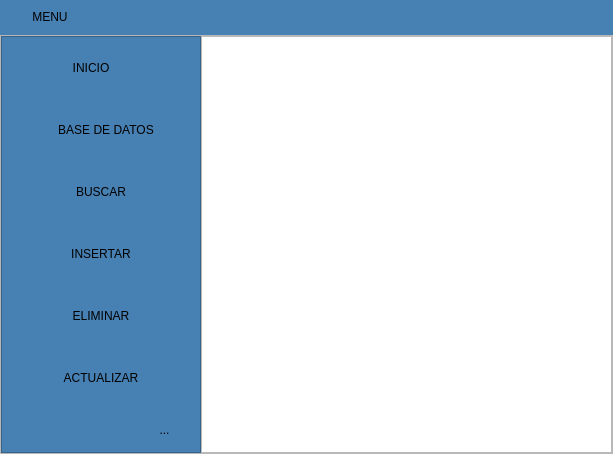
<?xml version="1.0" encoding="UTF-8"?>
<ui version="4.0">
 <class>MainWindow</class>
 <widget class="QMainWindow" name="MainWindow">
  <property name="geometry">
   <rect>
    <x>0</x>
    <y>0</y>
    <width>613</width>
    <height>454</height>
   </rect>
  </property>
  <property name="minimumSize">
   <size>
    <width>400</width>
    <height>0</height>
   </size>
  </property>
  <property name="mouseTracking">
   <bool>false</bool>
  </property>
  <property name="windowTitle">
   <string>MainWindow</string>
  </property>
  <property name="styleSheet">
   <string notr="true"/>
  </property>
  <widget class="QWidget" name="centralwidget">
   <layout class="QVBoxLayout" name="verticalLayout">
    <property name="spacing">
     <number>0</number>
    </property>
    <property name="leftMargin">
     <number>0</number>
    </property>
    <property name="topMargin">
     <number>0</number>
    </property>
    <property name="rightMargin">
     <number>0</number>
    </property>
    <property name="bottomMargin">
     <number>0</number>
    </property>
    <item>
     <widget class="QFrame" name="frame_superior">
      <property name="minimumSize">
       <size>
        <width>0</width>
        <height>35</height>
       </size>
      </property>
      <property name="maximumSize">
       <size>
        <width>16777215</width>
        <height>50</height>
       </size>
      </property>
      <property name="styleSheet">
       <string notr="true">
QFrame{
border-top-left-radius: 20px;
border-bottom-left-radius: 20px;

background-color:#4780b2;

}
</string>
      </property>
      <property name="frameShape">
       <enum>QFrame::StyledPanel</enum>
      </property>
      <property name="frameShadow">
       <enum>QFrame::Raised</enum>
      </property>
      <layout class="QHBoxLayout" name="horizontalLayout_8">
       <property name="spacing">
        <number>0</number>
       </property>
       <property name="leftMargin">
        <number>2</number>
       </property>
       <property name="topMargin">
        <number>0</number>
       </property>
       <property name="rightMargin">
        <number>2</number>
       </property>
       <property name="bottomMargin">
        <number>0</number>
       </property>
       <item alignment="Qt::AlignLeft">
        <widget class="QPushButton" name="bt_menu">
         <property name="minimumSize">
          <size>
           <width>200</width>
           <height>0</height>
          </size>
         </property>
         <property name="maximumSize">
          <size>
           <width>200</width>
           <height>16777215</height>
          </size>
         </property>
         <property name="sizeIncrement">
          <size>
           <width>0</width>
           <height>0</height>
          </size>
         </property>
         <property name="layoutDirection">
          <enum>Qt::LeftToRight</enum>
         </property>
         <property name="styleSheet">
          <string notr="true">QPushButton{
background-color: #4780b2;
font: 87 12pt &quot;Arial Black&quot;;
border-radius:0px;
text-align: left;
padding-left: 17px;
}

QPushButton:hover{
background-color: #90D5FF;
font: 87 12pt &quot;Arial Black&quot;;

}
</string>
         </property>
         <property name="text">
          <string>    MENU </string>
         </property>
         <property name="icon">
          <iconset>
           <normaloff>imagenes/hamburger.png</normaloff>imagenes/hamburger.png</iconset>
         </property>
         <property name="iconSize">
          <size>
           <width>32</width>
           <height>32</height>
          </size>
         </property>
         <property name="autoRepeatInterval">
          <number>100</number>
         </property>
         <property name="autoDefault">
          <bool>false</bool>
         </property>
         <property name="default">
          <bool>false</bool>
         </property>
         <property name="flat">
          <bool>false</bool>
         </property>
        </widget>
       </item>
       <item>
        <spacer name="horizontalSpacer">
         <property name="orientation">
          <enum>Qt::Horizontal</enum>
         </property>
         <property name="sizeHint" stdset="0">
          <size>
           <width>265</width>
           <height>20</height>
          </size>
         </property>
        </spacer>
       </item>
       <item>
        <widget class="QPushButton" name="bt_restaurar">
         <property name="maximumSize">
          <size>
           <width>35</width>
           <height>35</height>
          </size>
         </property>
         <property name="styleSheet">
          <string notr="true">QPushButton{
border:0px;

}

QPushButton:hover{
background-color:#5092cb;
}
</string>
         </property>
         <property name="text">
          <string/>
         </property>
         <property name="icon">
          <iconset>
           <normaloff>imagenes/new-tab.png</normaloff>imagenes/new-tab.png</iconset>
         </property>
         <property name="iconSize">
          <size>
           <width>30</width>
           <height>30</height>
          </size>
         </property>
        </widget>
       </item>
       <item>
        <widget class="QPushButton" name="bt_minimizar">
         <property name="minimumSize">
          <size>
           <width>35</width>
           <height>35</height>
          </size>
         </property>
         <property name="styleSheet">
          <string notr="true">QPushButton{
border:0px;
}

QPushButton:hover{
background-color:#5092cb;
}</string>
         </property>
         <property name="text">
          <string/>
         </property>
         <property name="icon">
          <iconset>
           <normaloff>imagenes/minimize.png</normaloff>imagenes/minimize.png</iconset>
         </property>
         <property name="iconSize">
          <size>
           <width>32</width>
           <height>32</height>
          </size>
         </property>
         <property name="flat">
          <bool>false</bool>
         </property>
        </widget>
       </item>
       <item alignment="Qt::AlignRight">
        <widget class="QPushButton" name="bt_maximizar">
         <property name="maximumSize">
          <size>
           <width>35</width>
           <height>35</height>
          </size>
         </property>
         <property name="styleSheet">
          <string notr="true">QPushButton{
border:0px;

}

QPushButton:hover{
background-color:#5092cb;
}
</string>
         </property>
         <property name="text">
          <string/>
         </property>
         <property name="icon">
          <iconset>
           <normaloff>imagenes/maximize.png</normaloff>imagenes/maximize.png</iconset>
         </property>
         <property name="iconSize">
          <size>
           <width>32</width>
           <height>32</height>
          </size>
         </property>
        </widget>
       </item>
       <item alignment="Qt::AlignRight">
        <widget class="QPushButton" name="bt_cerrar">
         <property name="maximumSize">
          <size>
           <width>35</width>
           <height>16777215</height>
          </size>
         </property>
         <property name="styleSheet">
          <string notr="true">QPushButton{
border:0px;

}

QPushButton:hover{
background-color:#ff9788;
}
</string>
         </property>
         <property name="text">
          <string/>
         </property>
         <property name="icon">
          <iconset>
           <normaloff>imagenes/cancel.png</normaloff>imagenes/cancel.png</iconset>
         </property>
         <property name="iconSize">
          <size>
           <width>32</width>
           <height>32</height>
          </size>
         </property>
        </widget>
       </item>
      </layout>
     </widget>
    </item>
    <item>
     <widget class="QFrame" name="frame_inferior">
      <property name="styleSheet">
       <string notr="true"/>
      </property>
      <property name="frameShape">
       <enum>QFrame::StyledPanel</enum>
      </property>
      <property name="frameShadow">
       <enum>QFrame::Raised</enum>
      </property>
      <layout class="QHBoxLayout" name="horizontalLayout">
       <property name="spacing">
        <number>0</number>
       </property>
       <property name="leftMargin">
        <number>0</number>
       </property>
       <property name="topMargin">
        <number>0</number>
       </property>
       <property name="rightMargin">
        <number>0</number>
       </property>
       <property name="bottomMargin">
        <number>0</number>
       </property>
       <item>
        <widget class="QFrame" name="frame_lateral">
         <property name="minimumSize">
          <size>
           <width>200</width>
           <height>0</height>
          </size>
         </property>
         <property name="maximumSize">
          <size>
           <width>0</width>
           <height>16777215</height>
          </size>
         </property>
         <property name="mouseTracking">
          <bool>false</bool>
         </property>
         <property name="layoutDirection">
          <enum>Qt::LeftToRight</enum>
         </property>
         <property name="autoFillBackground">
          <bool>false</bool>
         </property>
         <property name="styleSheet">
          <string notr="true">
QFrame{
background-color:#4780b2;
align-items: center;
}



QPushButton{
background-color: #4780b2;
border-top-left-radius: 20px;
border-bottom-left-radius: 20px;

font: 75 10pt &quot;Arial black&quot;;
	
}

QPushButton:hover{
background-color: #90D5FF;
border-top-left-radius: 20px;
border-bottom-left-radius: 20px;

font: 75 10pt &quot;Arial Black&quot;;
}

QToolButton{
background-color: #4780b2;
border-top-left-radius: 20px;
border-bottom-left-radius: 20px;
}

QToolButton:hover{
background-color: #90D5FF;
border-top-left-radius: 20px;
border-bottom-left-radius: 20px;
}</string>
         </property>
         <property name="frameShape">
          <enum>QFrame::StyledPanel</enum>
         </property>
         <property name="frameShadow">
          <enum>QFrame::Plain</enum>
         </property>
         <layout class="QVBoxLayout" name="verticalLayout_2">
          <property name="spacing">
           <number>20</number>
          </property>
          <property name="leftMargin">
           <number>0</number>
          </property>
          <property name="rightMargin">
           <number>0</number>
          </property>
          <property name="bottomMargin">
           <number>9</number>
          </property>
          <item>
           <widget class="QPushButton" name="bt_Inicio">
            <property name="minimumSize">
             <size>
              <width>0</width>
              <height>40</height>
             </size>
            </property>
            <property name="contextMenuPolicy">
             <enum>Qt::DefaultContextMenu</enum>
            </property>
            <property name="layoutDirection">
             <enum>Qt::LeftToRight</enum>
            </property>
            <property name="text">
             <string>       INICIO             </string>
            </property>
            <property name="icon">
             <iconset>
              <normaloff>imagenes/home.png</normaloff>imagenes/home.png</iconset>
            </property>
            <property name="iconSize">
             <size>
              <width>32</width>
              <height>32</height>
             </size>
            </property>
           </widget>
          </item>
          <item>
           <widget class="QPushButton" name="bt_BD">
            <property name="minimumSize">
             <size>
              <width>0</width>
              <height>40</height>
             </size>
            </property>
            <property name="toolTipDuration">
             <number>0</number>
            </property>
            <property name="styleSheet">
             <string notr="true"/>
            </property>
            <property name="text">
             <string>   BASE DE DATOS</string>
            </property>
            <property name="icon">
             <iconset>
              <normaloff>imagenes/database.png</normaloff>imagenes/database.png</iconset>
            </property>
            <property name="iconSize">
             <size>
              <width>32</width>
              <height>32</height>
             </size>
            </property>
           </widget>
          </item>
          <item>
           <widget class="QPushButton" name="bt_buscar">
            <property name="minimumSize">
             <size>
              <width>0</width>
              <height>40</height>
             </size>
            </property>
            <property name="styleSheet">
             <string notr="true"/>
            </property>
            <property name="text">
             <string>BUSCAR</string>
            </property>
            <property name="icon">
             <iconset>
              <normaloff>imagenes/magnifying-glass.png</normaloff>imagenes/magnifying-glass.png</iconset>
            </property>
            <property name="iconSize">
             <size>
              <width>32</width>
              <height>32</height>
             </size>
            </property>
           </widget>
          </item>
          <item>
           <widget class="QPushButton" name="bt_tres">
            <property name="minimumSize">
             <size>
              <width>0</width>
              <height>40</height>
             </size>
            </property>
            <property name="styleSheet">
             <string notr="true"/>
            </property>
            <property name="text">
             <string>INSERTAR</string>
            </property>
            <property name="icon">
             <iconset>
              <normaloff>imagenes/add.png</normaloff>imagenes/add.png</iconset>
            </property>
            <property name="iconSize">
             <size>
              <width>32</width>
              <height>32</height>
             </size>
            </property>
           </widget>
          </item>
          <item>
           <widget class="QPushButton" name="bt_eliminar">
            <property name="minimumSize">
             <size>
              <width>0</width>
              <height>40</height>
             </size>
            </property>
            <property name="styleSheet">
             <string notr="true"/>
            </property>
            <property name="text">
             <string>ELIMINAR</string>
            </property>
            <property name="icon">
             <iconset>
              <normaloff>imagenes/trash-bin.png</normaloff>imagenes/trash-bin.png</iconset>
            </property>
            <property name="iconSize">
             <size>
              <width>32</width>
              <height>32</height>
             </size>
            </property>
           </widget>
          </item>
          <item>
           <widget class="QPushButton" name="bt_actualizar">
            <property name="minimumSize">
             <size>
              <width>0</width>
              <height>40</height>
             </size>
            </property>
            <property name="styleSheet">
             <string notr="true"/>
            </property>
            <property name="text">
             <string>ACTUALIZAR</string>
            </property>
            <property name="icon">
             <iconset>
              <normaloff>imagenes/file.png</normaloff>imagenes/file.png</iconset>
            </property>
            <property name="iconSize">
             <size>
              <width>32</width>
              <height>32</height>
             </size>
            </property>
           </widget>
          </item>
          <item>
           <layout class="QHBoxLayout" name="horizontalLayout_3">
            <item>
             <spacer name="horizontalSpacer_2">
              <property name="orientation">
               <enum>Qt::Horizontal</enum>
              </property>
              <property name="sizeType">
               <enum>QSizePolicy::Fixed</enum>
              </property>
              <property name="sizeHint" stdset="0">
               <size>
                <width>128</width>
                <height>20</height>
               </size>
              </property>
             </spacer>
            </item>
            <item>
             <widget class="QToolButton" name="toolButton">
              <property name="text">
               <string>...</string>
              </property>
              <property name="icon">
               <iconset>
                <normaloff>imagenes/engranaje.png</normaloff>imagenes/engranaje.png</iconset>
              </property>
              <property name="iconSize">
               <size>
                <width>25</width>
                <height>25</height>
               </size>
              </property>
             </widget>
            </item>
           </layout>
          </item>
         </layout>
        </widget>
       </item>
       <item>
        <widget class="QFrame" name="frame_contenedor">
         <property name="styleSheet">
          <string notr="true"/>
         </property>
         <property name="frameShape">
          <enum>QFrame::StyledPanel</enum>
         </property>
         <property name="frameShadow">
          <enum>QFrame::Raised</enum>
         </property>
         <property name="lineWidth">
          <number>1</number>
         </property>
         <layout class="QVBoxLayout" name="verticalLayout_3" stretch="0">
          <property name="spacing">
           <number>0</number>
          </property>
          <property name="leftMargin">
           <number>0</number>
          </property>
          <property name="topMargin">
           <number>0</number>
          </property>
          <property name="rightMargin">
           <number>0</number>
          </property>
          <property name="bottomMargin">
           <number>0</number>
          </property>
          <item>
           <widget class="QStackedWidget" name="stackedWidget">
            <property name="minimumSize">
             <size>
              <width>0</width>
              <height>0</height>
             </size>
            </property>
            <property name="styleSheet">
             <string notr="true">background-color: rgb(255, 255, 255);</string>
            </property>
            <property name="frameShape">
             <enum>QFrame::NoFrame</enum>
            </property>
            <property name="frameShadow">
             <enum>QFrame::Plain</enum>
            </property>
            <property name="lineWidth">
             <number>0</number>
            </property>
            <property name="currentIndex">
             <number>0</number>
            </property>
            <widget class="QWidget" name="page">
             <layout class="QVBoxLayout" name="verticalLayout_9"/>
            </widget>
            <widget class="QWidget" name="page_uno">
             <property name="styleSheet">
              <string notr="true">background-color: rgb(255, 255, 255);</string>
             </property>
             <layout class="QVBoxLayout" name="verticalLayout_4">
              <item>
               <widget class="QPushButton" name="pushButton_5">
                <property name="styleSheet">
                 <string notr="true">background-color: rgb(85, 170, 255);
font: 87 36pt &quot;Arial Black&quot;;</string>
                </property>
                <property name="text">
                 <string>1</string>
                </property>
               </widget>
              </item>
             </layout>
            </widget>
            <widget class="QWidget" name="page_dos">
             <property name="styleSheet">
              <string notr="true">background-color: rgb(255, 255, 255);</string>
             </property>
             <layout class="QVBoxLayout" name="verticalLayout_5">
              <item>
               <widget class="QPushButton" name="pushButton_4">
                <property name="styleSheet">
                 <string notr="true">background-color: rgb(255, 0, 127);
font: 87 36pt &quot;Arial Black&quot;;</string>
                </property>
                <property name="text">
                 <string>2</string>
                </property>
               </widget>
              </item>
             </layout>
            </widget>
            <widget class="QWidget" name="page_tres">
             <layout class="QVBoxLayout" name="verticalLayout_6">
              <item>
               <widget class="QPushButton" name="pushButton_3">
                <property name="styleSheet">
                 <string notr="true">background-color: rgb(255, 255, 0);
font: 87 36pt &quot;Arial Black&quot;;</string>
                </property>
                <property name="text">
                 <string>3</string>
                </property>
               </widget>
              </item>
             </layout>
            </widget>
            <widget class="QWidget" name="page_cuatro">
             <property name="styleSheet">
              <string notr="true">background-color: rgb(255, 255, 255);</string>
             </property>
             <layout class="QVBoxLayout" name="verticalLayout_7">
              <item>
               <widget class="QPushButton" name="pushButton_2">
                <property name="styleSheet">
                 <string notr="true">background-color: rgb(85, 255, 0);
font: 87 36pt &quot;Arial Black&quot;;</string>
                </property>
                <property name="text">
                 <string>4</string>
                </property>
               </widget>
              </item>
             </layout>
            </widget>
            <widget class="QWidget" name="page_cinco">
             <property name="styleSheet">
              <string notr="true">background-color: rgb(255, 255, 255);</string>
             </property>
             <layout class="QVBoxLayout" name="verticalLayout_8">
              <item>
               <widget class="QPushButton" name="pushButton">
                <property name="styleSheet">
                 <string notr="true">background-color: rgb(0, 170, 255);
font: 87 36pt &quot;Arial Black&quot;;</string>
                </property>
                <property name="text">
                 <string>5</string>
                </property>
               </widget>
              </item>
             </layout>
            </widget>
           </widget>
          </item>
         </layout>
        </widget>
       </item>
      </layout>
     </widget>
    </item>
   </layout>
  </widget>
 </widget>
 <resources/>
 <connections/>
</ui>
